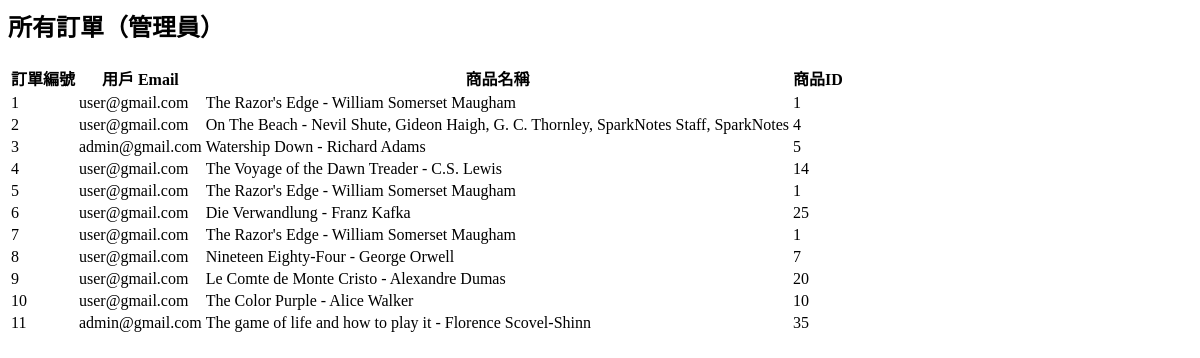
/admin/orders (signed in), run on an earlier commit of the app's database.
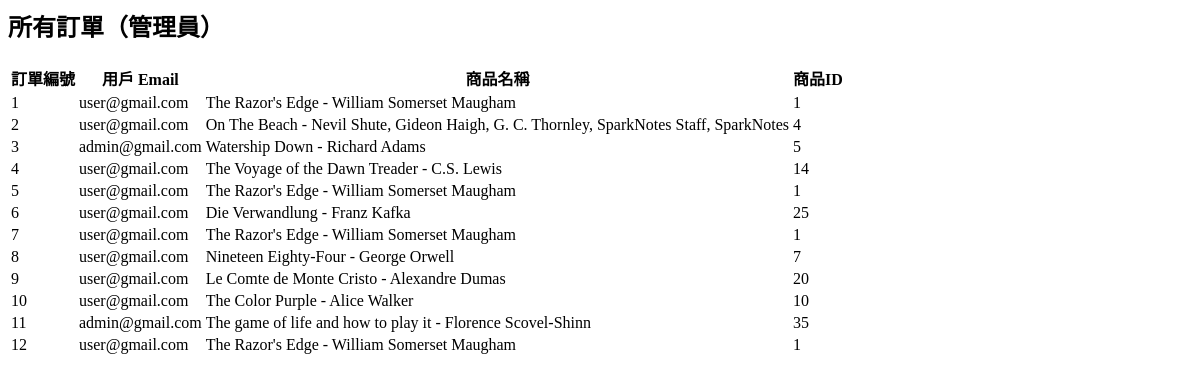
And on a later commit of the database.
### tables this page shows
CREATE TABLE Orders
		(orderId INTEGER PRIMARY KEY AUTOINCREMENT,
		userId INTEGER,
		productId INTEGER,
		FOREIGN KEY(userId) REFERENCES users(userId),
		FOREIGN KEY(productId) REFERENCES products(productId)
		);

CREATE TABLE users  
		(userId INTEGER PRIMARY KEY, 
		password TEXT,
		email TEXT,
		firstName TEXT,
		lastName TEXT,
		address1 TEXT,
		address2 TEXT,
		zipcode TEXT,
		city TEXT,
		state TEXT,
		country TEXT, 
		phone TEXT
		, isAdmin INTEGER DEFAULT 0);

CREATE TABLE products
		(productId INTEGER PRIMARY KEY,
		name TEXT,
		price REAL,
		description TEXT,
		image TEXT,
		stock INTEGER,
		categoryId INTEGER,
		FOREIGN KEY(categoryId) REFERENCES categories(categoryId)
		);

### main.py (the view)
@app.route("/admin/orders")
def admin_orders():
    if not session.get('isAdmin'):
        return redirect(url_for('root'))
    orders = query_db("""
        SELECT Orders.orderId, users.email, products.name, Orders.productId
        FROM Orders
        JOIN users ON Orders.userId = users.userId
        JOIN products ON Orders.productId = products.productId
    """)
    return render_template("admin_orders.html", orders=orders)

### db.py (called while the page is built)
def query_db(query, args=(), one=False):
    with sqlite3.connect(DB_PATH) as conn:
        cur = conn.cursor()
        cur.execute(query, args)
        rv = cur.fetchall()
        return (rv[0] if rv else None) if one else rv

### templates/admin_orders.html
<h2>所有訂單（管理員）</h2>
<table>
    <tr>
        <th>訂單編號</th>
        <th>用戶 Email</th>
        <th>商品名稱</th>
        <th>商品ID</th>
    </tr>
    {% for order in orders %}
    <tr>
        <td>{{ order[0] }}</td>
        <td>{{ order[1] }}</td>
        <td>{{ order[2] }}</td>
        <td>{{ order[3] }}</td>
    </tr>
    {% endfor %}
</table>

What changed in the data, as far as the page shows it:
added Orders: orderId "12", email "user@gmail.com", name "The Razor's Edge - William Somerset Maugham", productId "1"
